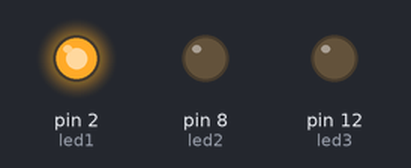
A sketch run on a simulated Arduino Uno, built with avr-gcc and run on an emulated ATmega328P. Parts: output pins drawn as LEDs (lit = HIGH).

Above: at 0.5 s.
At 2.5 s:
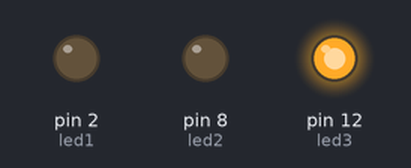
At 5.0 s:
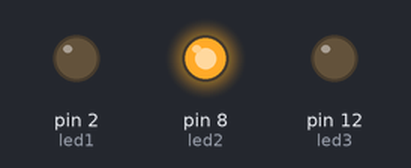
At 8.0 s:
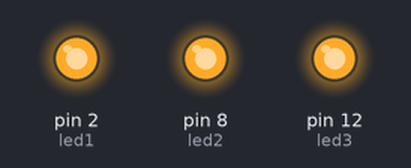
At 11.1 s:
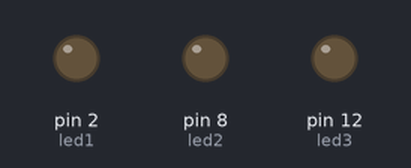
Timing chart, 0 to 15.2 s (numbered marks = the images above):
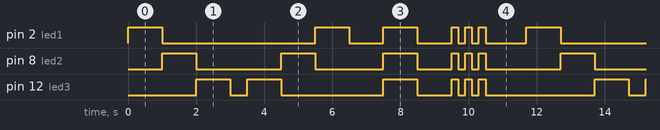

The sketch:

sketch_oct25a.ino
```cpp
int led1 = 2;

int led2 = 8;

int led3 = 12;

void setup() {
  // initialize digital pin LED_BUILTIN as an output.
  pinMode(led1, OUTPUT);

  pinMode(led2, OUTPUT);

  pinMode(led3, OUTPUT);

}

// the loop function runs over and over again forever
void loop() {
///Y,G,R
  digitalWrite(led1, HIGH);
  digitalWrite(led2, LOW);
  digitalWrite(led3, LOW);
  delay(1000);

  digitalWrite(led1, LOW);
  digitalWrite(led2, HIGH);
  digitalWrite(led3, LOW);
  delay(1000);


  digitalWrite(led1, LOW);
  digitalWrite(led2, LOW);
  digitalWrite(led3, HIGH);
  delay(1000);
//----------------------------------

  digitalWrite(led3, 0);
  delay(500);
//RGY REVERSE
  digitalWrite(led1, LOW);
  digitalWrite(led2, LOW);
  digitalWrite(led3, HIGH);
  delay(1000);

  digitalWrite(led1, LOW);
  digitalWrite(led2, HIGH);
  digitalWrite(led3, LOW);
  delay(1000);


  digitalWrite(led1, HIGH);
  digitalWrite(led2, LOW);
  digitalWrite(led3, LOW);
  delay(1000);

//---------------------------
//LOW KARNA HAI
  digitalWrite(led1, LOW);
  digitalWrite(led2, LOW);
  digitalWrite(led3, LOW);
  delay(1000);

//---------------------------------
//ALL LIGHT BURNNNNNNN
  digitalWrite(led1, HIGH);
  digitalWrite(led2, HIGH);
  digitalWrite(led3, HIGH);
  delay(1000);

  //LOW KARNA HAI
  digitalWrite(led1, LOW);
  digitalWrite(led2, LOW);
  digitalWrite(led3, LOW);
  delay(1000);
//----------------
//hard blink
  digitalWrite(led1, HIGH);
  digitalWrite(led2, HIGH);
  digitalWrite(led3, HIGH);
  delay(200);

   //LOW KARNA HAI
  digitalWrite(led1, LOW);
  digitalWrite(led2, LOW);
  digitalWrite(led3, LOW);
  delay(200);

  digitalWrite(led1, HIGH);
  digitalWrite(led2, HIGH);
  digitalWrite(led3, HIGH);
  delay(200);

   //LOW KARNA HAI
  digitalWrite(led1, LOW);
  digitalWrite(led2, LOW);
  digitalWrite(led3, LOW);
  delay(200);

  digitalWrite(led1, HIGH);
  digitalWrite(led2, HIGH);
  digitalWrite(led3, HIGH);
  delay(200);

   //LOW KARNA HAI
  digitalWrite(led1, LOW);
  digitalWrite(led2, LOW);
  digitalWrite(led3, LOW);
  delay(200);

  //LOW KARNA HAI
  digitalWrite(led1, LOW);
  digitalWrite(led2, LOW);
  digitalWrite(led3, LOW);
  delay(1000);

}
```

Measured:
- by itself, pin 2 (led1): repeats every 11.7 s: LOW 4.5 s, 2 × (HIGH 1.0 s, LOW 1.0 s), 2 × (HIGH 0.20 s, LOW 0.20 s), HIGH 0.20 s, LOW 1.2 s, HIGH 1.0 s
- by itself, pin 8 (led2): repeats every 11.7 s: LOW 2.5 s, HIGH 1.0 s, LOW 2.0 s, HIGH 1.0 s, LOW 1.0 s, 2 × (HIGH 0.20 s, LOW 0.20 s), HIGH 0.20 s, LOW 2.2 s, HIGH 1.0 s
- by itself, everything shown: repeats every 11.7 s, in 16 steps
